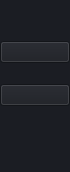
           <widget class="QFrame" name="frame_left_menu">
            <property name="sizePolicy">
             <sizepolicy hsizetype="Preferred" vsizetype="Preferred">
              <horstretch>0</horstretch>
              <verstretch>0</verstretch>
             </sizepolicy>
            </property>
            <property name="minimumSize">
             <size>
              <width>70</width>
              <height>0</height>
             </size>
            </property>
            <property name="maximumSize">
             <size>
              <width>70</width>
              <height>16777215</height>
             </size>
            </property>
            <property name="layoutDirection">
             <enum>Qt::LeftToRight</enum>
            </property>
            <property name="styleSheet">
             <string notr="true">background-color: rgb(27, 29, 35);</string>
            </property>
            <property name="frameShape">
             <enum>QFrame::NoFrame</enum>
            </property>
            <property name="frameShadow">
             <enum>QFrame::Raised</enum>
            </property>
            <layout class="QVBoxLayout" name="verticalLayout_5">
             <property name="spacing">
              <number>1</number>
             </property>
             <property name="leftMargin">
              <number>0</number>
             </property>
             <property name="topMargin">
              <number>0</number>
             </property>
             <property name="rightMargin">
              <number>0</number>
             </property>
             <property name="bottomMargin">
              <number>0</number>
             </property>
             <item alignment="Qt::AlignTop">
              <widget class="QFrame" name="frame_menus">
               <property name="frameShape">
                <enum>QFrame::NoFrame</enum>
               </property>
               <property name="frameShadow">
                <enum>QFrame::Raised</enum>
               </property>
               <layout class="QVBoxLayout" name="layout_menus">
                <property name="spacing">
                 <number>0</number>
                </property>
                <property name="leftMargin">
                 <number>0</number>
                </property>
                <property name="topMargin">
                 <number>0</number>
                </property>
                <property name="rightMargin">
                 <number>0</number>
                </property>
                <property name="bottomMargin">
                 <number>0</number>
                </property>
               </layout>
              </widget>
             </item>
             <item>
              <spacer name="verticalSpacer_3">
               <property name="orientation">
                <enum>Qt::Vertical</enum>
               </property>
               <property name="sizeType">
                <enum>QSizePolicy::Minimum</enum>
               </property>
               <property name="sizeHint" stdset="0">
                <size>
                 <width>20</width>
                 <height>40</height>
                </size>
               </property>
              </spacer>
             </item>
             <item>
              <widget class="QPushButton" name="btn_page1">
               <property name="text">
                <string/>
               </property>
               <property name="icon">
                <iconset>
                 <normaloff>new_icons_ui/icons8-home-page-50.png</normaloff>new_icons_ui/icons8-home-page-50.png</iconset>
               </property>
               <property name="iconSize">
                <size>
                 <width>50</width>
                 <height>50</height>
                </size>
               </property>
              </widget>
             </item>
             <item>
              <spacer name="verticalSpacer_2">
               <property name="orientation">
                <enum>Qt::Vertical</enum>
               </property>
               <property name="sizeType">
                <enum>QSizePolicy::Fixed</enum>
               </property>
               <property name="sizeHint" stdset="0">
                <size>
                 <width>20</width>
                 <height>20</height>
                </size>
               </property>
              </spacer>
             </item>
             <item>
              <widget class="QPushButton" name="btn_page2">
               <property name="locale">
                <locale language="Russian" country="Russia"/>
               </property>
               <property name="text">
                <string/>
               </property>
               <property name="icon">
                <iconset>
                 <normaloff>new_icons_ui/icons8-protection-mask-50.png</normaloff>new_icons_ui/icons8-protection-mask-50.png</iconset>
               </property>
               <property name="iconSize">
                <size>
                 <width>50</width>
                 <height>50</height>
                </size>
               </property>
              </widget>
             </item>
             <item>
              <spacer name="verticalSpacer">
               <property name="orientation">
                <enum>Qt::Vertical</enum>
               </property>
               <property name="sizeHint" stdset="0">
                <size>
                 <width>20</width>
                 <height>40</height>
                </size>
               </property>
              </spacer>
             </item>
             <item alignment="Qt::AlignBottom">
              <widget class="QFrame" name="frame_extra_menus">
               <property name="sizePolicy">
                <sizepolicy hsizetype="Preferred" vsizetype="Preferred">
                 <horstretch>0</horstretch>
                 <verstretch>0</verstretch>
                </sizepolicy>
               </property>
               <property name="frameShape">
                <enum>QFrame::NoFrame</enum>
               </property>
               <property name="frameShadow">
                <enum>QFrame::Raised</enum>
               </property>
               <layout class="QVBoxLayout" name="layout_menu_bottom">
                <property name="spacing">
                 <number>10</number>
                </property>
                <property name="leftMargin">
                 <number>0</number>
                </property>
                <property name="topMargin">
                 <number>0</number>
                </property>
                <property name="rightMargin">
                 <number>0</number>
                </property>
                <property name="bottomMargin">
                 <number>25</number>
                </property>
               </layout>
              </widget>
             </item>
            </layout>
           </widget>
